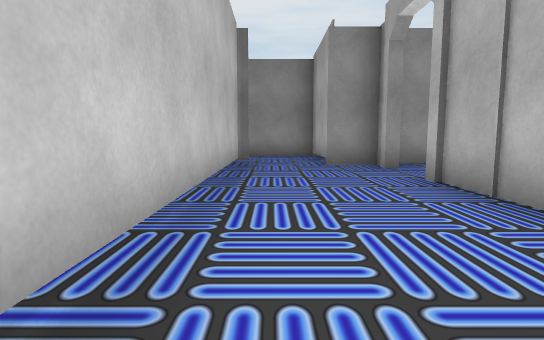
View 1 (above)

24 first-person views from a walk through a Unity game level. The camera is 1.2 m above the floor, tilts 6° down and sees 80° across. Doors are open. The floor is counted in squares, 2 m on a side. Each view is taken from the middle of a square. On the plan, view 1 faces up. The plan holds only what a view shows up to about 10 squares ahead; the rest is blank. The place goes on beyond the plan. The player is left out. Some animated figures are not drawn. Some surface patterns are stand-ins.

View 2
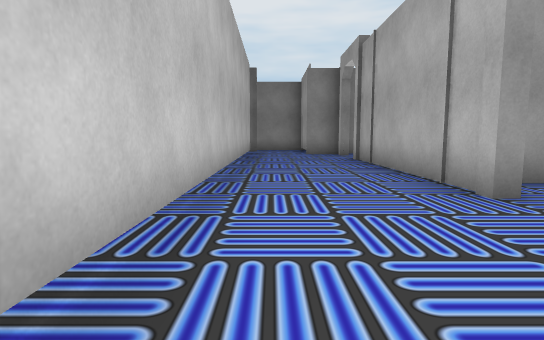

View 3
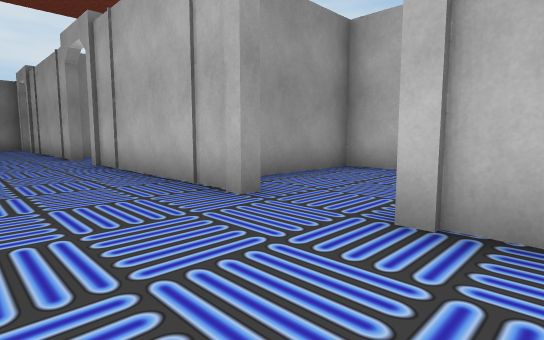

View 4
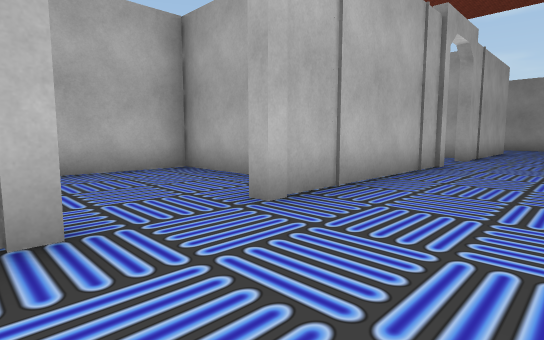

View 5
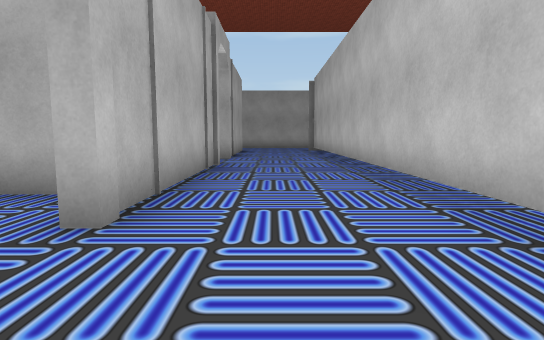

View 6
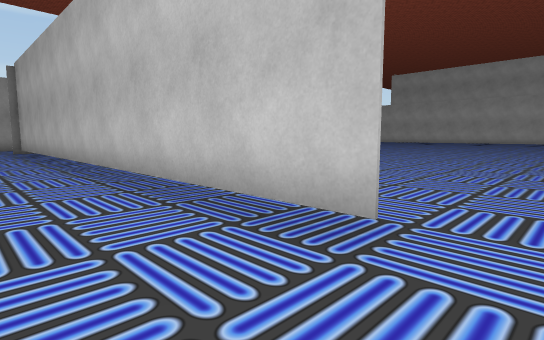

View 7
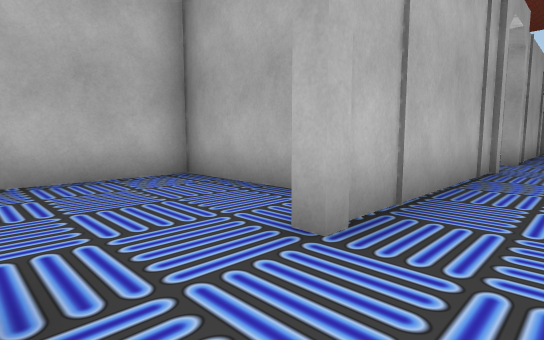

View 8
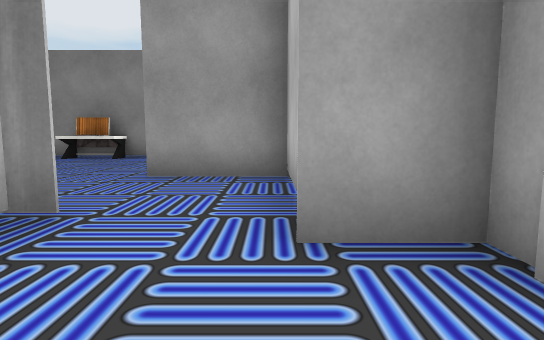

View 9
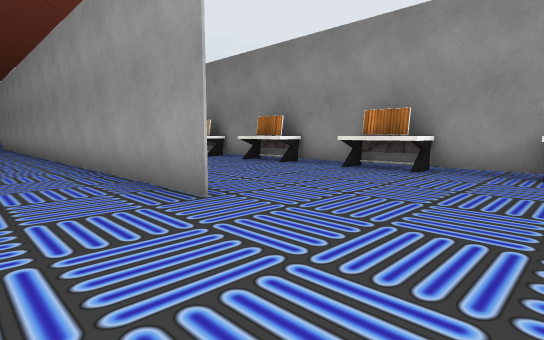

View 10
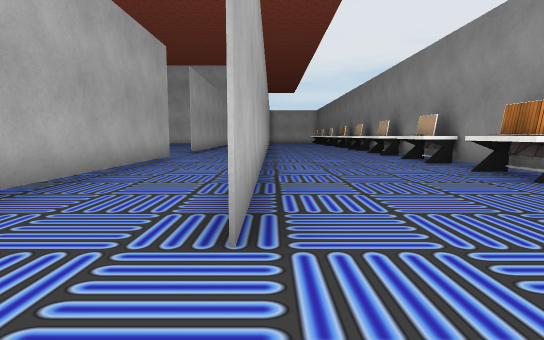

View 11
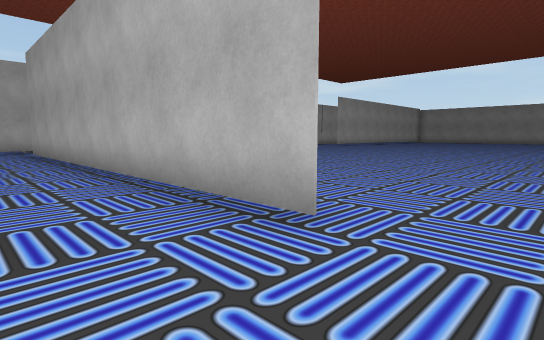

View 12
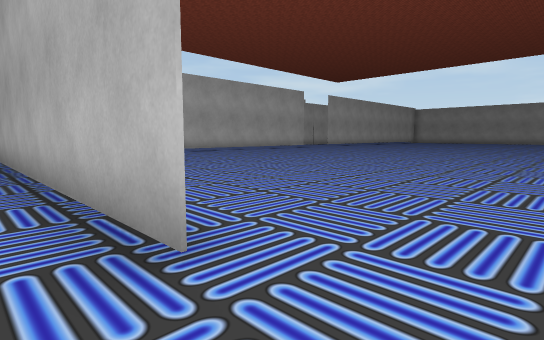

View 13
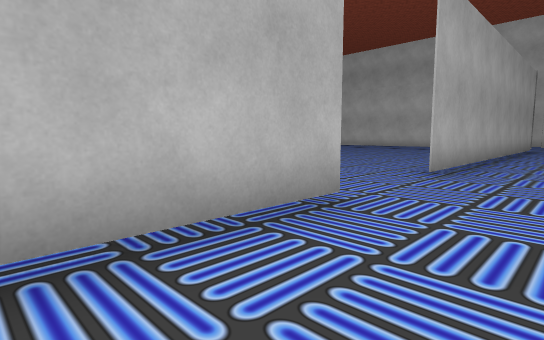

View 14
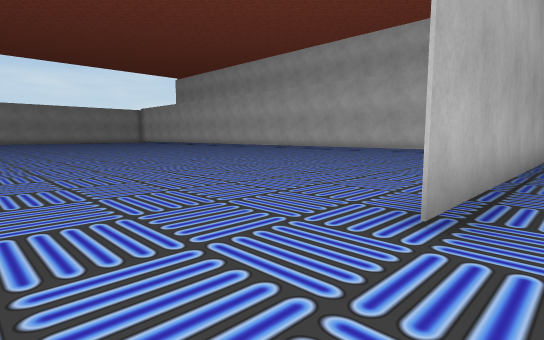

View 15
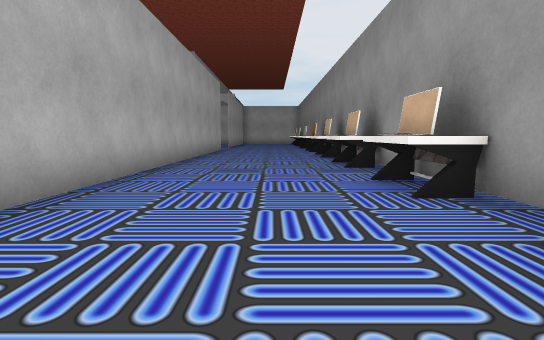

View 16
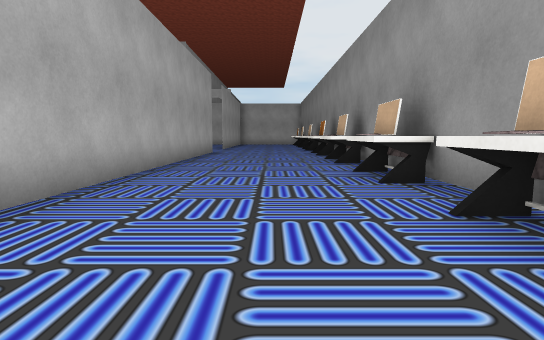

View 17
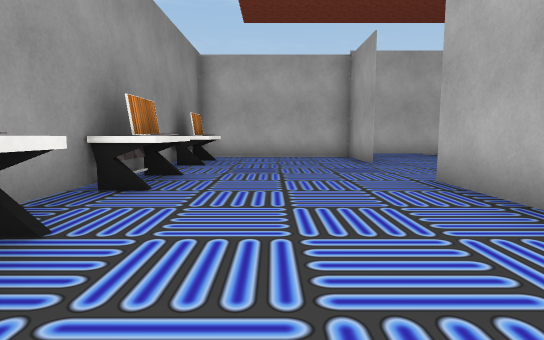

View 18
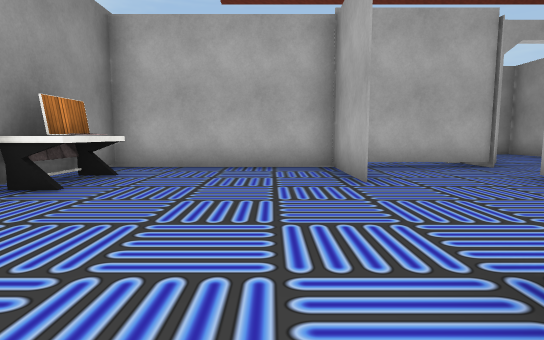

View 19
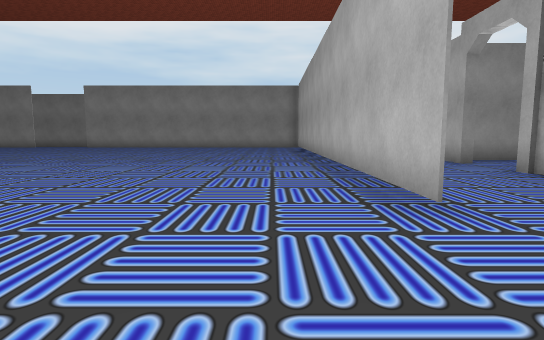

View 20
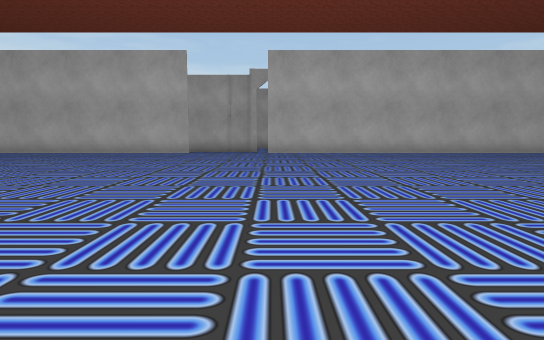

View 21
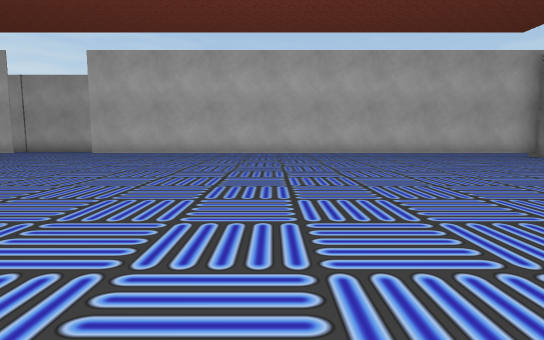

View 22
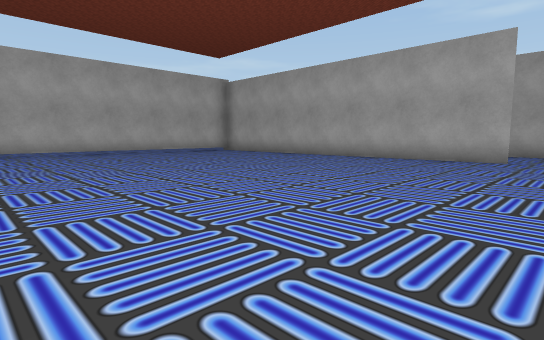

View 23
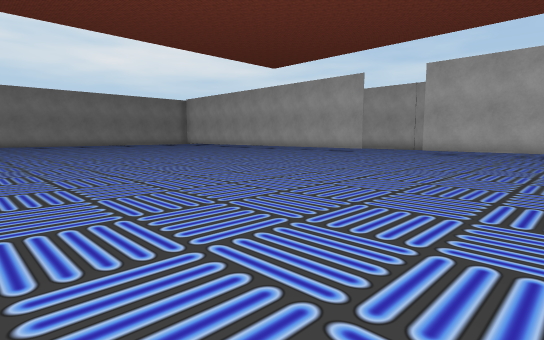

View 24
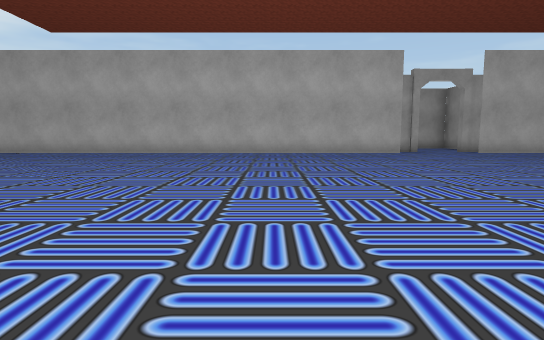

### Floor plan
Ten units are one square. View 1 is at (0, 0); x grows to the right and y downward. Boxes are objects, and circles mark ways between rooms. Rooms are numbered by the first view taken in them; rooms with no view inside come last. Other rooms are left out.
<svg viewBox="-200 -150 262 361">
<path fill="none" stroke="#000" d="M22 -61 22 -68 12 -68 12 -140 -170 -140M-24 -73 -7 -73 -7 32M22 9 22 -45M-9 -98 12 -98 -9 -98M22 74 22 26M-7 79 -7 195M22 140 22 91M-180 -98 -36 -98M22 191 22 156M-8 57 -8 -58M-108 -73 -24 -73M-195 -73 -130 -73M-36 -98 -135 -98M-8 206 -8 79M21 103 57 103 57 65 21 65M42 -1 21 -1M21 38 57 38 57 14"/>
<rect x="-195" y="-145" width="10" height="10" fill="#bbb"><title>other object</title></rect>
<rect x="-165" y="-145" width="10" height="10" fill="#bbb"><title>desk</title></rect>
<rect x="-135" y="-145" width="10" height="10" fill="#bbb"><title>desk</title></rect>
<rect x="-105" y="-145" width="10" height="10" fill="#bbb"><title>desk</title></rect>
<rect x="-75" y="-145" width="10" height="10" fill="#bbb"><title>desk</title></rect>
<rect x="-45" y="-145" width="10" height="10" fill="#bbb"><title>desk</title></rect>
<rect x="-15" y="-145" width="10" height="10" fill="#bbb"><title>desk</title></rect>
<circle cx="-10" cy="65" r="3" fill="#2a7"/>
<circle cx="-35" cy="-85" r="3" fill="#2a7"/>
<circle cx="20" cy="85" r="3" fill="#2a7"/>
<circle cx="20" cy="15" r="3" fill="#2a7"/>
<text x="0" y="-40">1</text>
<text x="-110" y="60">2</text>
<text x="40" y="80">3</text>
<text x="40" y="20">4</text>
</svg>
Room 1 opens to room 2. Room 1 opens to room 3. Room 1 opens to room 4.

Where each view was taken, in squares from view 1:
view 1: 0 up, 0 right, facing up
view 2: 4 down, 0 right, facing up
view 3: 10 down, 0 right, facing up-right
view 4: 7 down, 0 right, facing down-right
view 5: 7 down, 1 right, facing down
view 6: 7 down, 1 right, facing down-left
view 7: 1 down, 1 right, facing down-right
view 8: 5 up, 1 right, facing up
view 9: 8 up, 1 left, facing up-left
view 10: 10 up, 2 left, facing left
view 11: 9 up, 12 left, facing down-right
view 12: 8 up, 12 left, facing down-right
view 13: 9 up, 8 left, facing down-left
view 14: 8 up, 11 left, facing down-left
view 15: 12 up, 6 left, facing left
view 16: 12 up, 8 left, facing left
view 17: 12 up, 8 left, facing right
view 18: 11 up, 5 left, facing right
view 19: 8 down, 2 left, facing up
view 20: 8 down, 10 left, facing right
view 21: 13 down, 10 left, facing right
view 22: 12 down, 12 left, facing down-right
view 23: 12 down, 12 left, facing up-right
view 24: 2 down, 10 left, facing right
